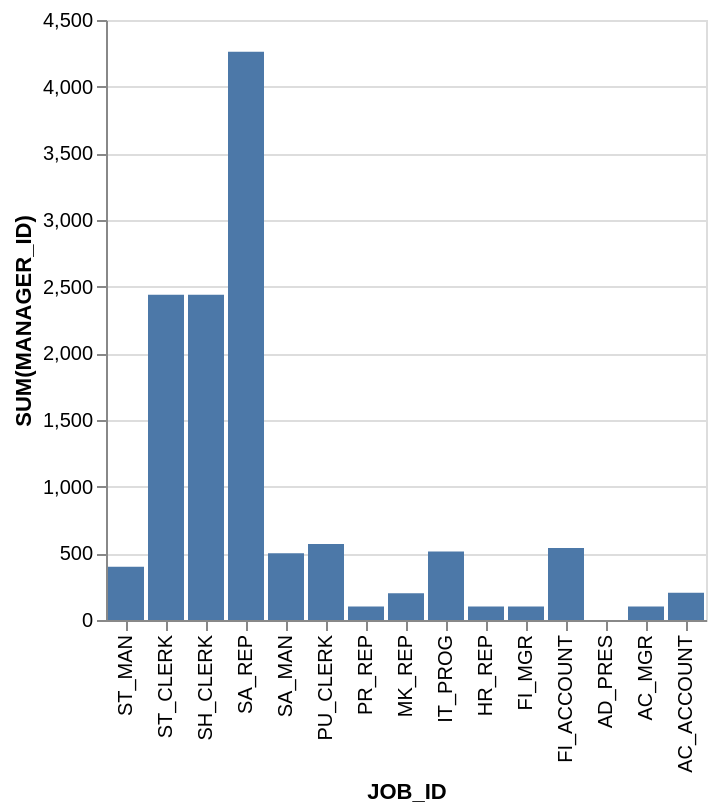

Write the Vega-Lite specification saved for this chart.
### Vega-Lite specification from a JSON file in a GitHub repository (floating-point values rounded to 4 significant figures)
{"data": {"values": [{"x_data": "ST_MAN", "y_data": 400}, {"x_data": "ST_CLERK", "y_data": 2440}, {"x_data": "SH_CLERK", "y_data": 2440}, {"x_data": "SA_REP", "y_data": 4261}, {"x_data": "SA_MAN", "y_data": 500}, {"x_data": "PU_CLERK", "y_data": 570}, {"x_data": "PR_REP", "y_data": 101}, {"x_data": "MK_REP", "y_data": 201}, {"x_data": "IT_PROG", "y_data": 514}, {"x_data": "HR_REP", "y_data": 101}, {"x_data": "FI_MGR", "y_data": 101}, {"x_data": "FI_ACCOUNT", "y_data": 540}, {"x_data": "AD_PRES", "y_data": 0}, {"x_data": "AC_MGR", "y_data": 101}, {"x_data": "AC_ACCOUNT", "y_data": 205}]}, "mark": "bar", "encoding": {"x": {"field": "x_data", "type": "nominal", "title": "JOB_ID", "sort": "descending"}, "y": {"field": "y_data", "type": "quantitative", "title": "SUM(MANAGER_ID)"}}}
